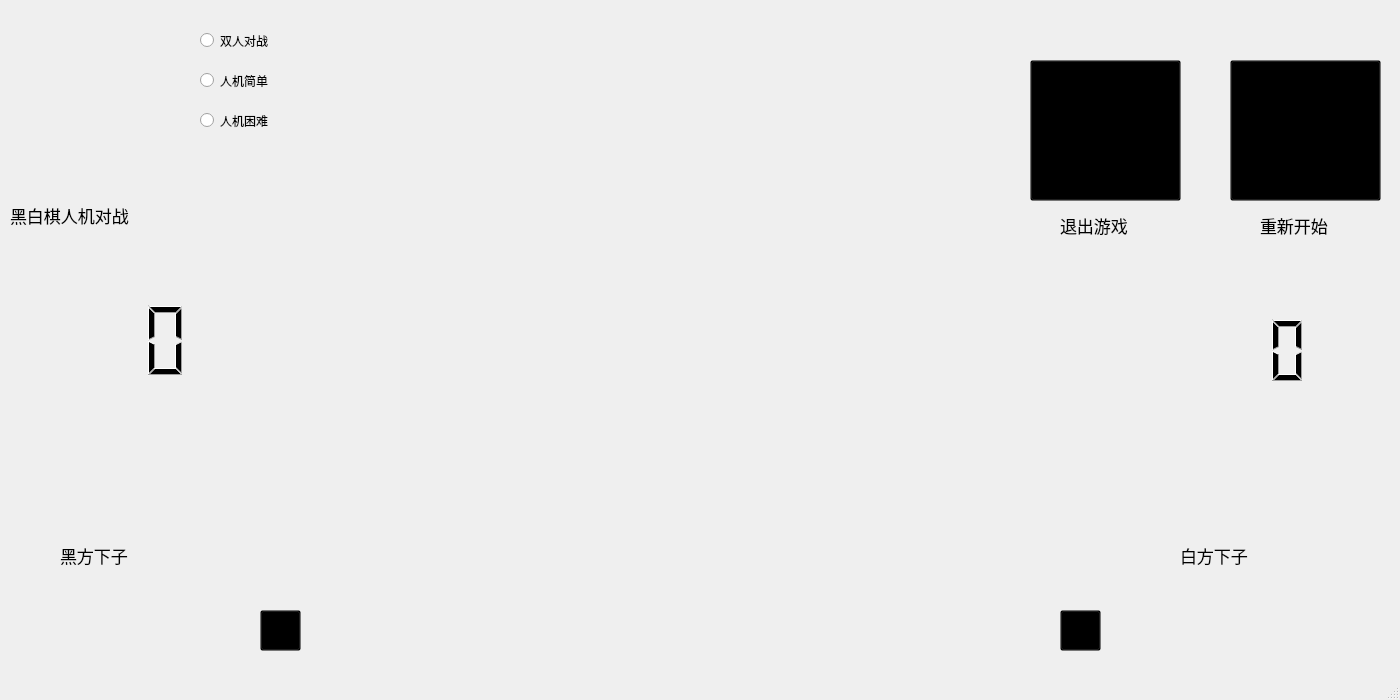
<?xml version="1.0" encoding="UTF-8"?>
<ui version="4.0">
 <class>MainWindow</class>
 <widget class="QMainWindow" name="MainWindow">
  <property name="geometry">
   <rect>
    <x>0</x>
    <y>0</y>
    <width>1400</width>
    <height>700</height>
   </rect>
  </property>
  <property name="maximumSize">
   <size>
    <width>1400</width>
    <height>700</height>
   </size>
  </property>
  <property name="windowTitle">
   <string>MainWindow</string>
  </property>
  <property name="windowIcon">
   <iconset resource="res.qrc">
    <normaloff>:/Ai.png</normaloff>:/Ai.png</iconset>
  </property>
  <widget class="QWidget" name="centralwidget">
   <widget class="QToolButton" name="toolButton">
    <property name="geometry">
     <rect>
      <x>1230</x>
      <y>60</y>
      <width>151</width>
      <height>141</height>
     </rect>
    </property>
    <property name="styleSheet">
     <string notr="true">background:transparent;</string>
    </property>
    <property name="text">
     <string/>
    </property>
    <property name="icon">
     <iconset resource="res.qrc">
      <normaloff>:/restart.png</normaloff>:/restart.png</iconset>
    </property>
    <property name="iconSize">
     <size>
      <width>150</width>
      <height>150</height>
     </size>
    </property>
   </widget>
   <widget class="QToolButton" name="toolButton_2">
    <property name="geometry">
     <rect>
      <x>1030</x>
      <y>60</y>
      <width>151</width>
      <height>141</height>
     </rect>
    </property>
    <property name="styleSheet">
     <string notr="true">background:transparent;</string>
    </property>
    <property name="text">
     <string/>
    </property>
    <property name="icon">
     <iconset resource="res.qrc">
      <normaloff>:/close.png</normaloff>:/close.png</iconset>
    </property>
    <property name="iconSize">
     <size>
      <width>150</width>
      <height>150</height>
     </size>
    </property>
   </widget>
   <widget class="QLabel" name="label">
    <property name="geometry">
     <rect>
      <x>-20</x>
      <y>0</y>
      <width>221</width>
      <height>181</height>
     </rect>
    </property>
    <property name="text">
     <string/>
    </property>
   </widget>
   <widget class="QLabel" name="label_2">
    <property name="geometry">
     <rect>
      <x>10</x>
      <y>200</y>
      <width>161</width>
      <height>31</height>
     </rect>
    </property>
    <property name="font">
     <font>
      <pointsize>13</pointsize>
     </font>
    </property>
    <property name="text">
     <string>黑白棋人机对战</string>
    </property>
   </widget>
   <widget class="QLabel" name="label_3">
    <property name="geometry">
     <rect>
      <x>10</x>
      <y>450</y>
      <width>231</width>
      <height>201</height>
     </rect>
    </property>
    <property name="text">
     <string/>
    </property>
   </widget>
   <widget class="QLabel" name="label_4">
    <property name="geometry">
     <rect>
      <x>1130</x>
      <y>440</y>
      <width>231</width>
      <height>211</height>
     </rect>
    </property>
    <property name="text">
     <string/>
    </property>
   </widget>
   <widget class="QLabel" name="label_5">
    <property name="geometry">
     <rect>
      <x>60</x>
      <y>540</y>
      <width>101</width>
      <height>31</height>
     </rect>
    </property>
    <property name="font">
     <font>
      <pointsize>13</pointsize>
     </font>
    </property>
    <property name="text">
     <string>黑方下子</string>
    </property>
   </widget>
   <widget class="QLabel" name="label_6">
    <property name="geometry">
     <rect>
      <x>1180</x>
      <y>540</y>
      <width>101</width>
      <height>31</height>
     </rect>
    </property>
    <property name="font">
     <font>
      <pointsize>13</pointsize>
     </font>
    </property>
    <property name="text">
     <string>白方下子</string>
    </property>
   </widget>
   <widget class="QLCDNumber" name="lcdNumber">
    <property name="geometry">
     <rect>
      <x>-20</x>
      <y>270</y>
      <width>211</width>
      <height>141</height>
     </rect>
    </property>
    <property name="font">
     <font>
      <pointsize>12</pointsize>
     </font>
    </property>
    <property name="lineWidth">
     <number>0</number>
    </property>
   </widget>
   <widget class="QLCDNumber" name="lcdNumber_2">
    <property name="geometry">
     <rect>
      <x>1120</x>
      <y>280</y>
      <width>191</width>
      <height>141</height>
     </rect>
    </property>
    <property name="font">
     <font>
      <pointsize>10</pointsize>
     </font>
    </property>
    <property name="lineWidth">
     <number>0</number>
    </property>
   </widget>
   <widget class="QLabel" name="label_7">
    <property name="geometry">
     <rect>
      <x>1060</x>
      <y>210</y>
      <width>101</width>
      <height>31</height>
     </rect>
    </property>
    <property name="font">
     <font>
      <pointsize>13</pointsize>
     </font>
    </property>
    <property name="text">
     <string>退出游戏</string>
    </property>
   </widget>
   <widget class="QLabel" name="label_8">
    <property name="geometry">
     <rect>
      <x>1260</x>
      <y>210</y>
      <width>101</width>
      <height>31</height>
     </rect>
    </property>
    <property name="font">
     <font>
      <pointsize>13</pointsize>
     </font>
    </property>
    <property name="text">
     <string>重新开始</string>
    </property>
   </widget>
   <widget class="QRadioButton" name="radioButton">
    <property name="geometry">
     <rect>
      <x>200</x>
      <y>30</y>
      <width>117</width>
      <height>21</height>
     </rect>
    </property>
    <property name="text">
     <string>双人对战</string>
    </property>
   </widget>
   <widget class="QRadioButton" name="radioButton_2">
    <property name="geometry">
     <rect>
      <x>200</x>
      <y>70</y>
      <width>117</width>
      <height>21</height>
     </rect>
    </property>
    <property name="text">
     <string>人机简单</string>
    </property>
   </widget>
   <widget class="QRadioButton" name="radioButton_3">
    <property name="geometry">
     <rect>
      <x>200</x>
      <y>110</y>
      <width>117</width>
      <height>21</height>
     </rect>
    </property>
    <property name="text">
     <string>人机困难</string>
    </property>
   </widget>
   <widget class="QToolButton" name="toolButton_3">
    <property name="geometry">
     <rect>
      <x>1060</x>
      <y>610</y>
      <width>41</width>
      <height>41</height>
     </rect>
    </property>
    <property name="styleSheet">
     <string notr="true">background:transparent;</string>
    </property>
    <property name="text">
     <string/>
    </property>
    <property name="icon">
     <iconset resource="res.qrc">
      <normaloff>:/sound.png</normaloff>:/sound.png</iconset>
    </property>
    <property name="iconSize">
     <size>
      <width>150</width>
      <height>150</height>
     </size>
    </property>
   </widget>
   <widget class="QToolButton" name="toolButton_4">
    <property name="geometry">
     <rect>
      <x>260</x>
      <y>610</y>
      <width>41</width>
      <height>41</height>
     </rect>
    </property>
    <property name="styleSheet">
     <string notr="true">background:transparent;</string>
    </property>
    <property name="text">
     <string/>
    </property>
    <property name="icon">
     <iconset resource="res.qrc">
      <normaloff>:/i.png</normaloff>:/i.png</iconset>
    </property>
    <property name="iconSize">
     <size>
      <width>150</width>
      <height>150</height>
     </size>
    </property>
   </widget>
  </widget>
  <widget class="QMenuBar" name="menubar">
   <property name="geometry">
    <rect>
     <x>0</x>
     <y>0</y>
     <width>1400</width>
     <height>25</height>
    </rect>
   </property>
  </widget>
  <widget class="QStatusBar" name="statusbar"/>
 </widget>
 <resources>
  <include location="res.qrc"/>
 </resources>
 <connections/>
</ui>
